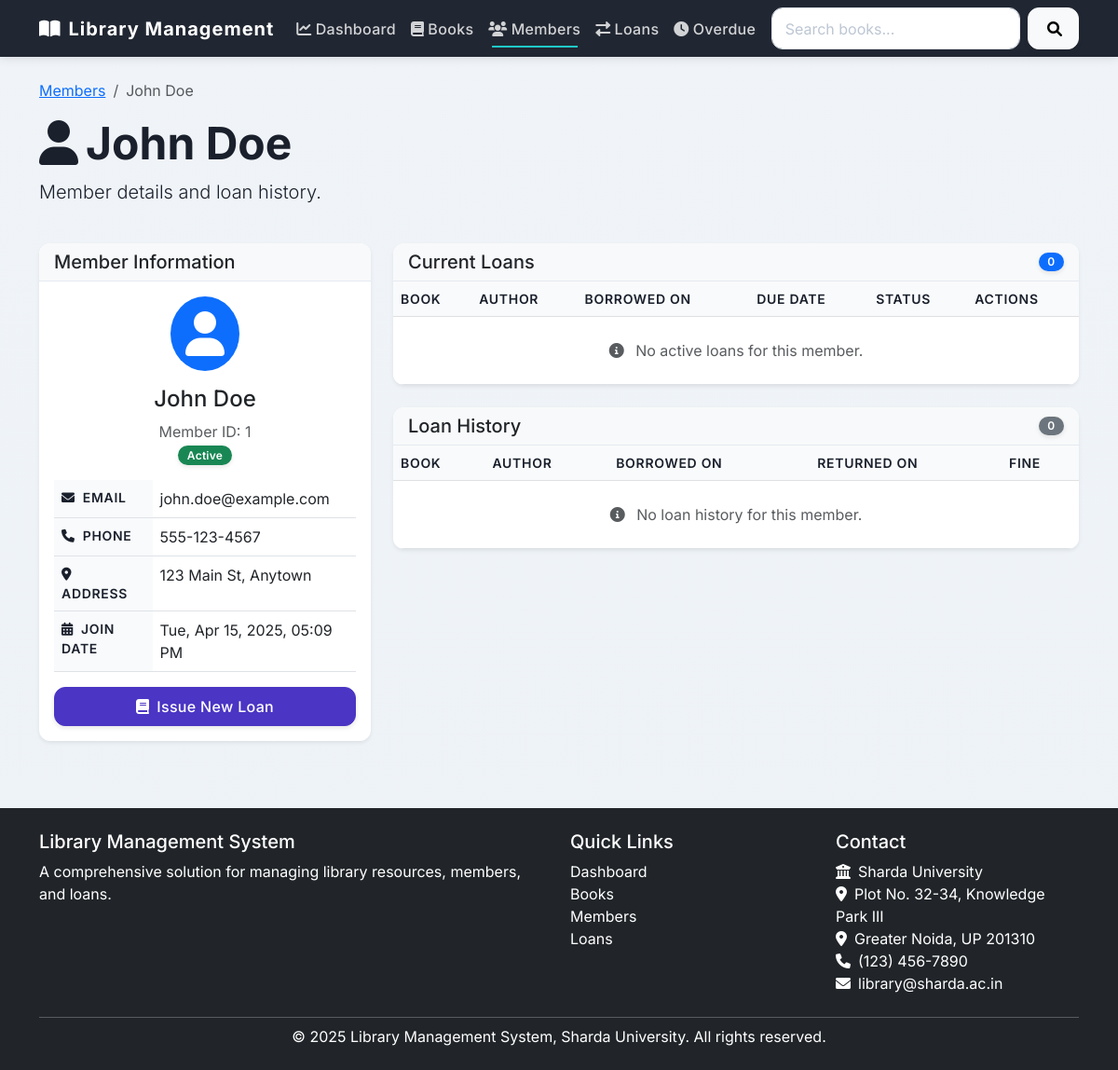
Screenshot of /members/1 with the database file from the repository.
### tables this page shows
CREATE TABLE members (
    member_id INTEGER PRIMARY KEY AUTOINCREMENT,
    first_name VARCHAR(100) NOT NULL,
    last_name VARCHAR(100) NOT NULL,
    email VARCHAR(255) UNIQUE NOT NULL,
    phone VARCHAR(20),
    address TEXT,
    join_date DATETIME DEFAULT CURRENT_TIMESTAMP,
    membership_status VARCHAR(20) DEFAULT 'Active' CHECK (membership_status IN ('Active', 'Expired', 'Suspended'))
);

### app.py (the view)
@app.route('/members/<int:member_id>')
def member_details(member_id):
    conn = get_db_connection()
    member = conn.execute('SELECT * FROM members WHERE member_id = ?', (member_id,)).fetchone()
    loans = conn.execute(
        """SELECT b.book_id, b.title, b.author, l.loan_date, l.due_date, l.status, l.fine_amount
           FROM loans l
           JOIN books b ON l.book_id = b.book_id
           WHERE l.member_id = ? AND l.return_date IS NULL
           ORDER BY l.due_date""",
        (member_id,)
    ).fetchall()
    history = conn.execute(
        """SELECT b.title, b.author, l.loan_date, l.return_date, l.status, l.fine_amount
           FROM loans l
           JOIN books b ON l.book_id = b.book_id
           WHERE l.member_id = ? AND l.return_date IS NOT NULL
           ORDER BY l.loan_date DESC""",
        (member_id,)
    ).fetchall()
    conn.close()
    if not member:
        flash('Member not found', 'error')
        return redirect(url_for('members'))
    return render_template('member_details.html', member=member, loans=loans, history=history)

### app.py (called while the page is built)
def get_db_connection():
    conn = sqlite3.connect(DB_NAME)
    conn.row_factory = sqlite3.Row  # Access columns by name
    return conn

### templates/member_details.html (shortened to what this page needs)
{% extends "layout.html" %}
{% block content %}
<div class="row mb-4">
    <div class="col-md-12">
        <nav aria-label="breadcrumb">
            <ol class="breadcrumb">
                <li class="breadcrumb-item"><a href="{{ url_for('members') }}">Members</a></li>
                <li class="breadcrumb-item active">{{ member.first_name }} {{ member.last_name }}</li>
            </ol>
        </nav>
        <h1 class="display-5 fw-bold">
            <i class="fas fa-user me-2"></i>{{ member.first_name }} {{ member.last_name }}
        </h1>
        <p class="lead">Member details and loan history.</p>
    </div>
</div>
<div class="row">
    <div class="col-md-4">
        <div class="card shadow-sm mb-4">
            <div class="card-header bg-light">
                <h5 class="mb-0">Member Information</h5>
            </div>
            <div class="card-body">
                <div class="text-center mb-3">
                    <div class="bg-primary rounded-circle d-inline-block p-3 mb-3">
                        <i class="fas fa-user text-white" style="font-size: 3rem;"></i>
                    </div>
                    <h4>{{ member.first_name }} {{ member.last_name }}</h4>
                    <p class="text-muted mb-0">Member ID: {{ member.member_id }}</p>
                    <p>
                        {% if member.membership_status == 'Active' %}
                        <span class="badge bg-success">{{ member.membership_status }}</span>
                        {% elif member.membership_status == 'Expired' %}
                        <span class="badge bg-warning">{{ member.membership_status }}</span>
                        {% else %}
                        <span class="badge bg-danger">{{ member.membership_status }}</span>
                        {% endif %}
                    </p>
                </div>
                <table class="table">
                    <tbody>
                        <tr>
                            <th scope="row"><i class="fas fa-envelope me-2"></i>Email</th>
                            <td>{{ member.email }}</td>
                        </tr>
                        <tr>
                            <th scope="row"><i class="fas fa-phone me-2"></i>Phone</th>
                            <td>{{ member.phone }}</td>
                        </tr>
                        <tr>
                            <th scope="row"><i class="fas fa-map-marker-alt me-2"></i>Address</th>
                            <td>{{ member.address }}</td>
                        </tr>
                        <tr>
                            <th scope="row"><i class="fas fa-calendar-alt me-2"></i>Join Date</th>
                            <td class="format-date">{{ member.join_date }}</td>
                        </tr>
                    </tbody>
                </table>
                <div class="d-grid gap-2 mt-3">
                    <a href="{{ url_for('add_loan') }}?member_id={{ member.member_id }}" class="btn btn-primary">
                        <i class="fas fa-book me-2"></i>Issue New Loan
                    </a>
                </div>
            </div>
        </div>
    </div>
    <div class="col-md-8">
        <div class="card shadow-sm mb-4">
            <div class="card-header bg-light">
                <div class="d-flex justify-content-between align-items-center">
                    <h5 class="mb-0">Current Loans</h5>
                    <span class="badge bg-primary">{{ loans|length }}</span>
                </div>
            </div>
            <div class="card-body p-0">
                <div class="table-responsive">
                    <table class="table table-hover mb-0">
                        <thead class="table-light">
                            <tr>
                                <th scope="col">Book</th>
                                <th scope="col">Author</th>
                                <th scope="col">Borrowed On</th>
                                <th scope="col">Due Date</th>
                                <th scope="col">Status</th>
                                <th scope="col">Actions</th>
                            </tr>
                        </thead>
                        <tbody>
                            {% if loans %}
                                {% for loan in loans %}
                                <tr class="check-overdue" data-due-date="{{ loan.due_date }}">
                                    <td>{{ loan.title }}</td>
                                    <td>{{ loan.author }}</td>
                                    <td class="format-date">{{ loan.loan_date }}</td>
                                    <td class="format-date">{{ loan.due_date }}</td>
                                    <td>
                                        {% if loan.status == 'Borrowed' %}
                                        <span class="badge bg-warning">{{ loan.status }}</span>
                                        {% elif loan.status == 'Overdue' %}
                                        <span class="badge bg-danger">{{ loan.status }}</span>
                                        {% else %}
                                        <span class="badge bg-secondary">{{ loan.status }}</span>
                                        {% endif %}
                                    </td>
                                    <td>
                                        <form action="{{ url_for('return_book') }}" method="post" class="d-inline" onsubmit="return confirm('Confirm book return?');">
                                            <input type="hidden" name="loan_id" value="{{ loan.loan_id }}">
                                            <button type="submit" class="btn btn-sm btn-outline-success">
                                                <i class="fas fa-undo me-1"></i>Return
                                            </button>
                                        </form>
                                    </td>
                                </tr>
                                {% endfor %}
                            {% else %}
                                <tr>
                                    <td colspan="6" class="text-center py-4">
                                        <div class="text-muted">
                                            <i class="fas fa-info-circle me-2"></i>
                                            No active loans for this member.
                                        </div>
                                    </td>
                                </tr>
                            {% endif %}
                        </tbody>
                    </table>
                </div>
            </div>
        </div>
        <div class="card shadow-sm">
            <div class="card-header bg-light">
                <div class="d-flex justify-content-between align-items-center">
                    <h5 class="mb-0">Loan History</h5>
                    <span class="badge bg-secondary">{{ history|length }}</span>
                </div>
            </div>
            <div class="card-body p-0">
                <div class="table-responsive">
                    <table class="table table-hover mb-0">
                        <thead class="table-light">
                            <tr>
                                <th scope="col">Book</th>
                                <th scope="col">Author</th>
                                <th scope="col">Borrowed On</th>
                                <th scope="col">Returned On</th>
                                <th scope="col">Fine</th>
                            </tr>
                        </thead>
                        <tbody>
                            {% if history %}
                                {% for loan in history %}
                                <tr>
                                    <td>{{ loan.title }}</td>
                                    <td>{{ loan.author }}</td>
                                    <td class="format-date">{{ loan.loan_date }}</td>
                                    <td class="format-date">{{ loan.return_date }}</td>
                                    <td>
                                        {% if loan.fine_amount and loan.fine_amount > 0 %}
                                        <span class="text-danger">${{ loan.fine_amount|float|round(2) }}</span>
                                        {% else %}
                                        <span class="text-success">$0.00</span>
                                        {% endif %}
                                    </td>
                                </tr>
                                {% endfor %}
                            {% else %}
                                <tr>
                                    <td colspan="5" class="text-center py-4">
                                        <div class="text-muted">
                                            <i class="fas fa-info-circle me-2"></i>
                                            No loan history for this member.
                                        </div>
                                    </td>
                                </tr>
                            {% endif %}
                        </tbody>
                    </table>
                </div>
            </div>
        </div>
    </div>
</div>
{% endblock %}

### static/css/style.css (style rules this page uses)
:root { --primary: #4a35c4; --primary-dark: #3822ab; --secondary: #20c9c9; --success: #00a67f; --warning: #ffb52e; --danger: #ff4f4f; --info: #0675d1; --light: #f0f4f8; --dark: #1a202c; --body-bg: #f8fafc; --card-shadow: 0 5px 15px rgba(0, 0, 0, 0.08); --card-shadow-hover: 0 10px 25px rgba(0, 0, 0, 0.12); --transition-speed: 0.3s; --border-radius: 0.75rem; }
body { font-family: 'Inter', 'Segoe UI', Roboto, -apple-system, BlinkMacSystemFont, Arial, sans-serif; background-color: var(--body-bg); background-image: linear-gradient(180deg, #f0f4f8 0%, #edf2f7 100%); background-attachment: fixed; overflow-x: hidden; min-height: 100vh; color: var(--dark); font-size: 16px; line-height: 1.5; }
.card { transition: all var(--transition-speed) ease; box-shadow: var(--card-shadow); border: none; border-radius: var(--border-radius); overflow: hidden; background-color: #ffffff; }
.card-header { background-color: rgba(249, 250, 252, 0.95); border-bottom: 1px solid rgba(226, 232, 240, 0.8); font-weight: 600; }
.table th { font-weight: 600; font-size: 0.875rem; text-transform: uppercase; letter-spacing: 0.05em; color: var(--dark); background-color: rgba(249, 250, 252, 0.95); }
.table-hover tbody tr { transition: all var(--transition-speed) ease; }
.btn { border-radius: var(--border-radius); transition: all var(--transition-speed) ease; position: relative; overflow: hidden; box-shadow: 0 2px 5px rgba(0, 0, 0, 0.1); font-weight: 500; letter-spacing: 0.02em; padding: 0.5rem 1.25rem; }
.btn-primary { background: var(--primary); border-color: var(--primary); }
.badge { font-weight: 600; padding: 0.35em 0.8em; border-radius: 9999px; font-size: 0.75em; letter-spacing: 0.02em; box-shadow: 0 2px 5px rgba(0, 0, 0, 0.1); }
.bg-primary, .bg-success, .bg-warning, .bg-danger, .bg-info { color: white; }
.animate-fade-in { animation: fadeIn 0.5s ease-out; }

### rows the page displays
members: first_name "John", last_name "Doe", member_id "1", membership_status "Active", email "john.doe@example.com", phone "555-123-4567", address "123 Main St, Anytown"

### other values shown
{{ loans|length }} "0"
{{ history|length }} "0"
